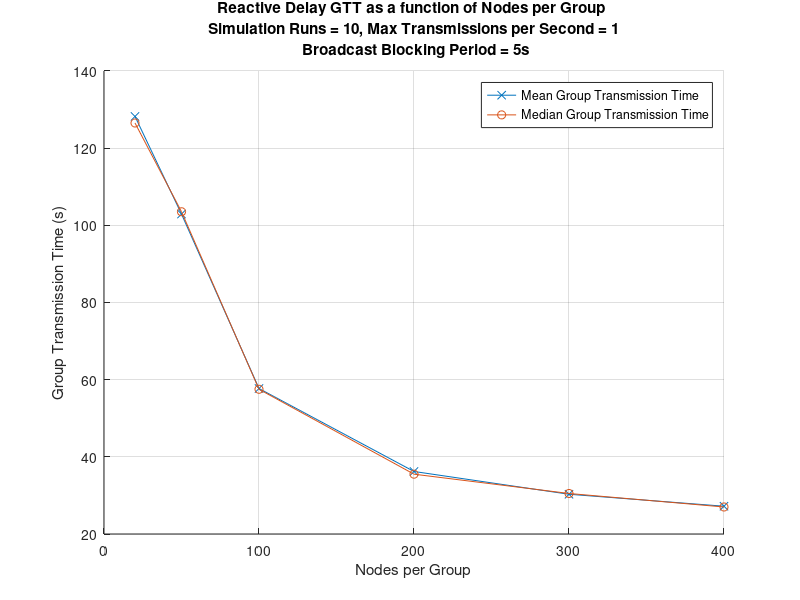
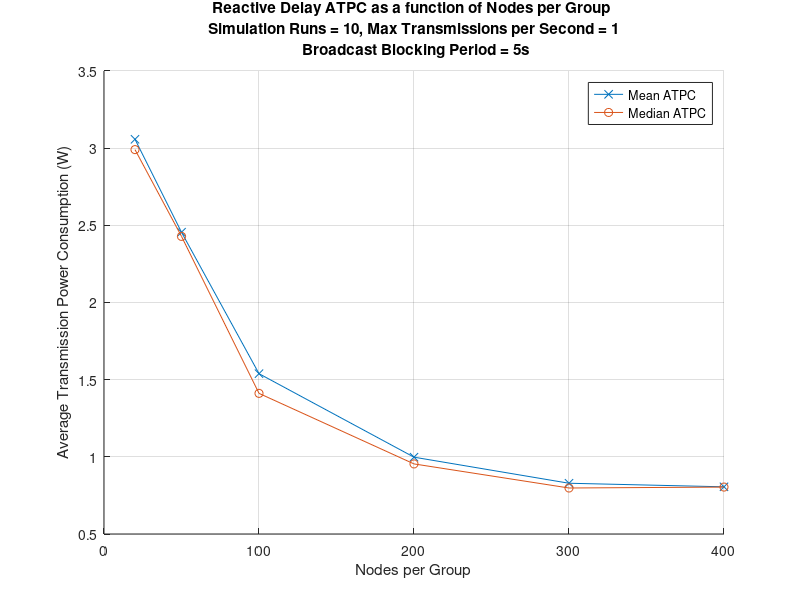
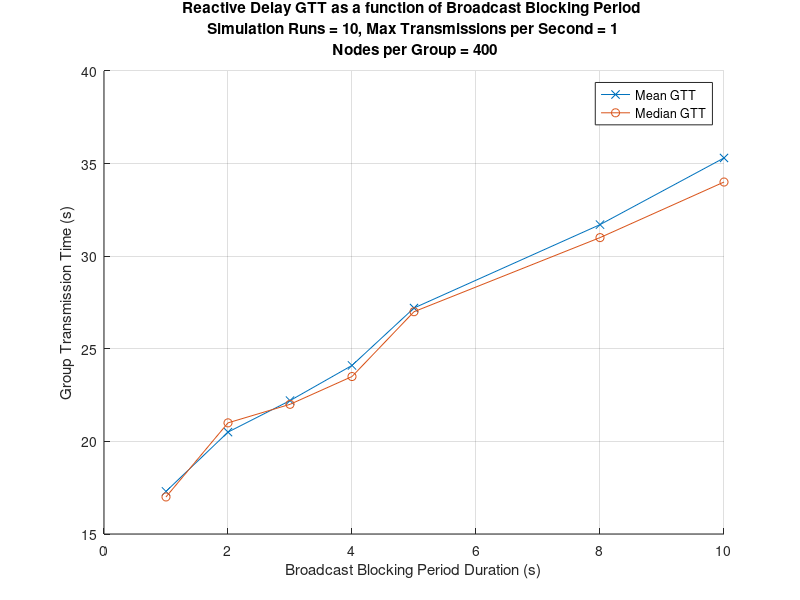
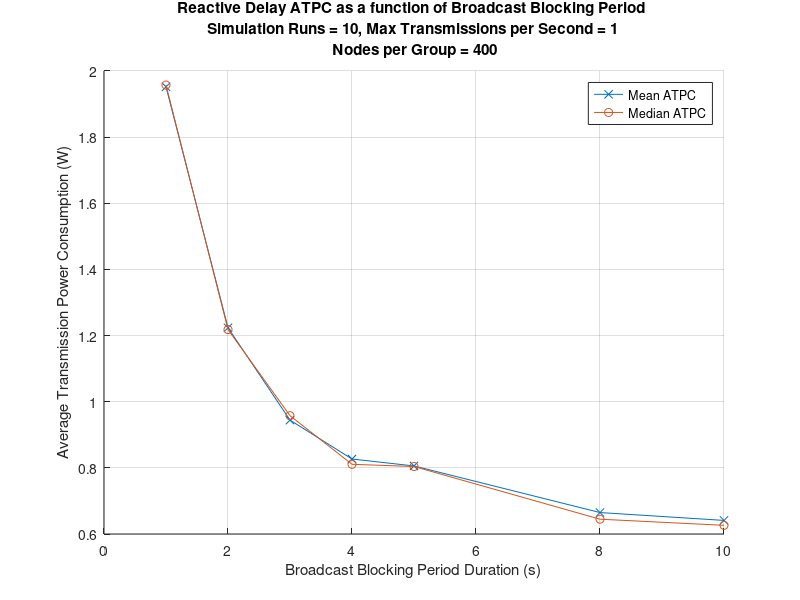

The MATLAB script that drew these images, in order:
clear
close all

algo = 'Reactive Delay';
number_of_runs = 10;
delay = 5;
transmissions_per_sec = 1;

nodes = [
    20
    50
    100
    200
    300
    400
    ];

mean_GTT = [
    128.2
    102.9000
    57.7000
    36.2000 
    30.3000
    27.2000
    ];

median_GTT = [
    126.5
    103.5
    57.5000
    35.5000
    30.5000
    27
    ];

mean_ATPC = [
    3.0570
    2.4548
    1.5386
    0.9977
    0.8288
    0.8057
    ];

median_ATPC = [
    2.99
    2.4280
    1.4110
    0.9540
    0.7980
    0.8040
    ];

figure(1)
hold on
plot(nodes,mean_GTT,'-x')
plot(nodes,median_GTT,'-o')
hold off
grid on
xlabel('Nodes per Group')
ylabel('Group Transmission Time (s)')
legend('Mean Group Transmission Time', 'Median Group Transmission Time', 'Location', 'best')
str = sprintf('%s GTT as a function of Nodes per Group \n Simulation Runs = %d, Max Transmissions per Second = %d \n Broadcast Blocking Period = %ds',algo,number_of_runs,transmissions_per_sec,delay);
title(str);

figure(2)
hold on
plot(nodes,mean_ATPC,'-x')
plot(nodes,median_ATPC,'-o')
hold off
grid on
xlabel('Nodes per Group')
ylabel('Average Transmission Power Consumption (W)')
legend('Mean ATPC', 'Median ATPC', 'Location', 'best')
str = sprintf('%s ATPC as a function of Nodes per Group \n Simulation Runs = %d, Max Transmissions per Second = %d \n Broadcast Blocking Period = %ds',algo,number_of_runs,transmissions_per_sec,delay);
title(str);

n = 400;

blocking_period = [
    1
    2
    3
    4
    5
    8
    10
    ];

bp1_GTT = [
    16
    18
    18
    17
    19
    16
    18
    17
    17
    17
    ];

bp2_GTT = [
    19
    21
    19
    18
    19
    23
    21
    23
    21
    21
    ];

bp3_GTT = [
    21
    20
    21
    23
    22
    23
    23
    22
    25
    22
    ];

bp4_GTT = [
    27
    22
    23
    24
    25
    22
    23
    26
    23
    26
    ];

bp5_GTT = [
    27
    27
    24
    27
    30
    26
    27
    31
    26
    27
    ];

bp8_GTT = [
    33
    35
    29
    31
    27
    30
    29
    37
    31
    35
    ];

bp10_GTT = [
    34
    34
    37
    40
    37
    33
    34
    36
    34
    34
    ];

bp_mean_GTT = [
    mean(bp1_GTT);
    mean(bp2_GTT);
    mean(bp3_GTT);
    mean(bp4_GTT);
    mean(bp5_GTT);
    mean(bp8_GTT);
    mean(bp10_GTT);
    ];

bp_median_GTT = [
    median(bp1_GTT);
    median(bp2_GTT);
    median(bp3_GTT);
    median(bp4_GTT);
    median(bp5_GTT);
    median(bp8_GTT);
    median(bp10_GTT);
    ];

bp1_ATPC = [
    1.792500
    2.194500
    1.983500
    1.908000
    1.993500
    1.785500
    1.999500
    1.849500
    1.931000
    2.081000
    ];

bp2_ATPC = [
    1.187000
    1.199500
    1.154000
    1.080000
    1.189000
    1.295500
    1.281500
    1.336000
    1.236500
    1.275500
    ];

bp3_ATPC = [
    8.850000e-01
    8.690000e-01
    8.980000e-01
    1.042000
    9.455000e-01
    9.715000e-01
    1.016500
    9.700000e-01
    1.019000
    8.270000e-1
    ];

bp4_ATPC = [
    9.650000e-01
    7.675000e-01
    7.830000e-01
    8.265000e-01
    8.610000e-01
    7.495000e-01
    7.950000e-01
    8.910000e-01
    7.830000e-01
    8.455000e-01
    ];

bp5_ATPC = [
    7.650000e-01
    8.485000e-01
    7.415000e-01
    8.080000e-01
    8.565000e-01
    7.260000e-01
    8.000000e-01
    9.310000e-01
    7.475000e-01
    8.330000e-01
    ];

bp8_ATPC = [
    6.960000e-01
    7.320000e-01
    5.955000e-01
    6.580000e-01
    6.315000e-01
    6.090000e-01
    6.160000e-01
    7.075000e-01
    6.270000e-01
    7.760000e-01
    ];

bp10_ATPC = [
    6.015000e-01
    6.335000e-01
    6.845000e-01
    6.910000e-01
    6.655000e-01
    6.190000e-01
    6.090000e-01
    6.845000e-01
    6.130000e-01
    6.095000e-01
    ];

bp_mean_ATPC = [
    mean(bp1_ATPC);
    mean(bp2_ATPC);
    mean(bp3_ATPC);
    mean(bp4_ATPC);
    mean(bp5_ATPC);
    mean(bp8_ATPC);
    mean(bp10_ATPC);
    ];

bp_median_ATPC = [
    median(bp1_ATPC);
    median(bp2_ATPC);
    median(bp3_ATPC);
    median(bp4_ATPC);
    median(bp5_ATPC);
    median(bp8_ATPC);
    median(bp10_ATPC);
    ];

figure(3)
hold on
plot(blocking_period,bp_mean_GTT,'-x')
plot(blocking_period,bp_median_GTT,'-o')
hold off
grid on
xlabel('Broadcast Blocking Period Duration (s)')
ylabel('Group Transmission Time (s)')
legend('Mean GTT', 'Median GTT', 'Location', 'best')
str = sprintf('%s GTT as a function of Broadcast Blocking Period \n Simulation Runs = %d, Max Transmissions per Second = %d \n Nodes per Group = %d',algo,number_of_runs,transmissions_per_sec,400);
title(str);

figure(4)
hold on
plot(blocking_period,bp_mean_ATPC,'-x')
plot(blocking_period,bp_median_ATPC,'-o')
hold off
grid on
xlabel('Broadcast Blocking Period Duration (s)')
ylabel('Average Transmission Power Consumption (W)')
legend('Mean ATPC', 'Median ATPC', 'Location', 'best')
str = sprintf('%s ATPC as a function of Broadcast Blocking Period \n Simulation Runs = %d, Max Transmissions per Second = %d \n Nodes per Group = %d',algo,number_of_runs,transmissions_per_sec,400);
title(str);
